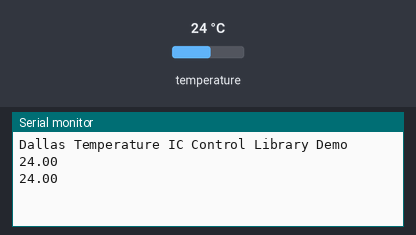
The sketch below on a simulated ESP8266 (Wemos D1 mini). Shown: the last lines printed to the serial monitor. Inputs (shaded band) come from the test bench; at power-on: temperature 24 °C.

Above: at 3.3 s.
3.4 s: temperature set to 12 °C
At 4.8 s:
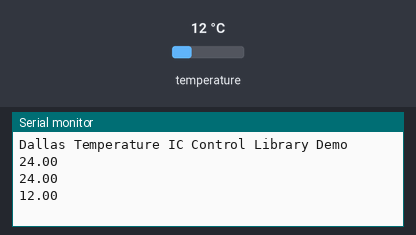
5.9 s: temperature set to 19 °C
At 7.3 s:
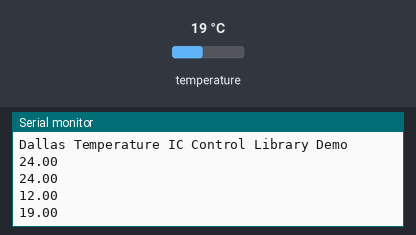
Timing chart, 0 to 8.9 s (numbered marks = the images above; inputs shaded):
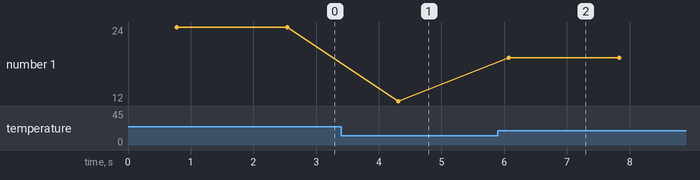

Measured:
- after the input at 3.4 s, the serial monitor: prints a new line after 0.91 s (image 1)
- after the input at 5.9 s, the serial monitor: prints a new line after 0.17 s (image 2)
- plotted number 1: 24 → 12 after the input at 3.4 s, 12 → 19 after the input at 5.9 s

The sketch:

WemosDallasTemp.ino
```cpp
// Include the libraries we need
#include <OneWire.h>
#include <DallasTemperature.h>

// Data wire is plugged into port 2 on the Arduino
#define ONE_WIRE_BUS D3

// Setup a oneWire instance to communicate with any OneWire devices (not just Maxim/Dallas temperature ICs)
OneWire oneWire(ONE_WIRE_BUS);

// Pass our oneWire reference to Dallas Temperature.
DallasTemperature sensors(&oneWire);

/*
 * The setup function. We only start the sensors here
 */
void setup(void)
{
  // start serial port
  Serial.begin(115200);
  Serial.println("Dallas Temperature IC Control Library Demo");

  // Start up the library
  sensors.begin();
  sensors.setResolution(12);
}

/*
 * Main function, get and show the temperature
 */
void loop(void)
{
  sensors.requestTemperatures();
  Serial.print(sensors.getTempCByIndex(0));
  Serial.println();

  delay(1000);
}
```
